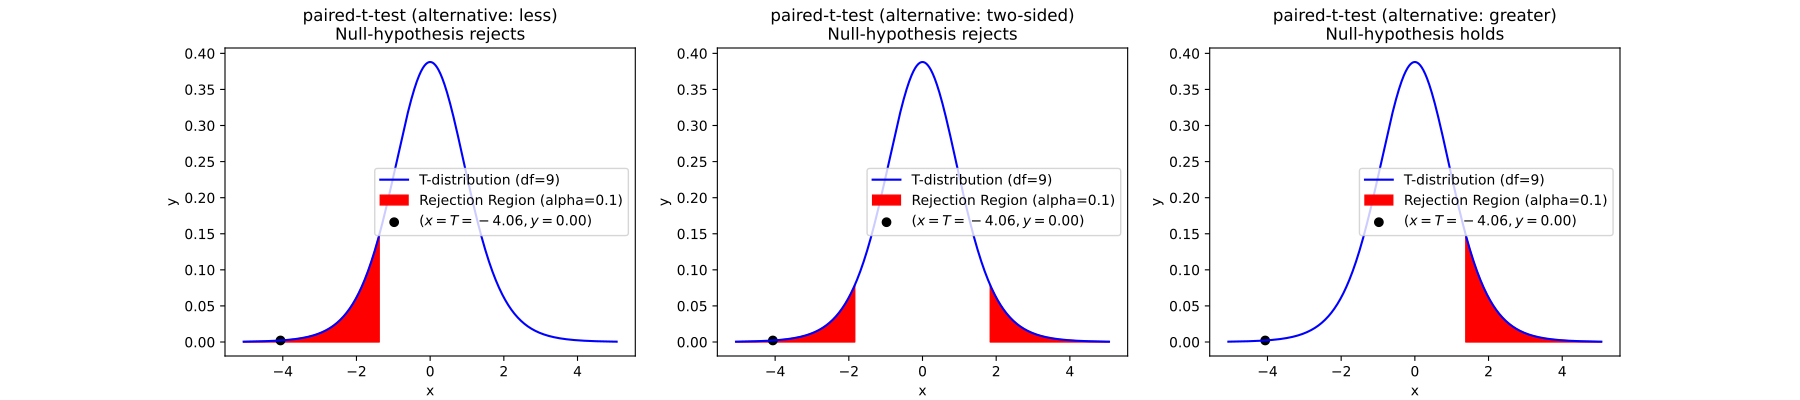

The Python source for this figure:
import numpy as np
from teilab.utils import subplots_create
from teilab.statistics import paired_t_test
fig, axes = subplots_create(ncols=3, figsize=(18,4), style="matplotlib")
A = np.array([0.7, -1.6, -0.2, -1.2, -0.1, 3.4, 3.7, 0.8, 0.0, 2.0])
B = np.array([1.9,  0.8,  1.1,  0.1, -0.1, 4.4, 5.5, 1.6, 4.6, 3.4])
for ax,alternative in zip(axes,["less","two-sided","greater"]):
    paired_t_test(A, B, alternative=alternative, plot=True, alpha=.1, ax=ax)
fig.show()
